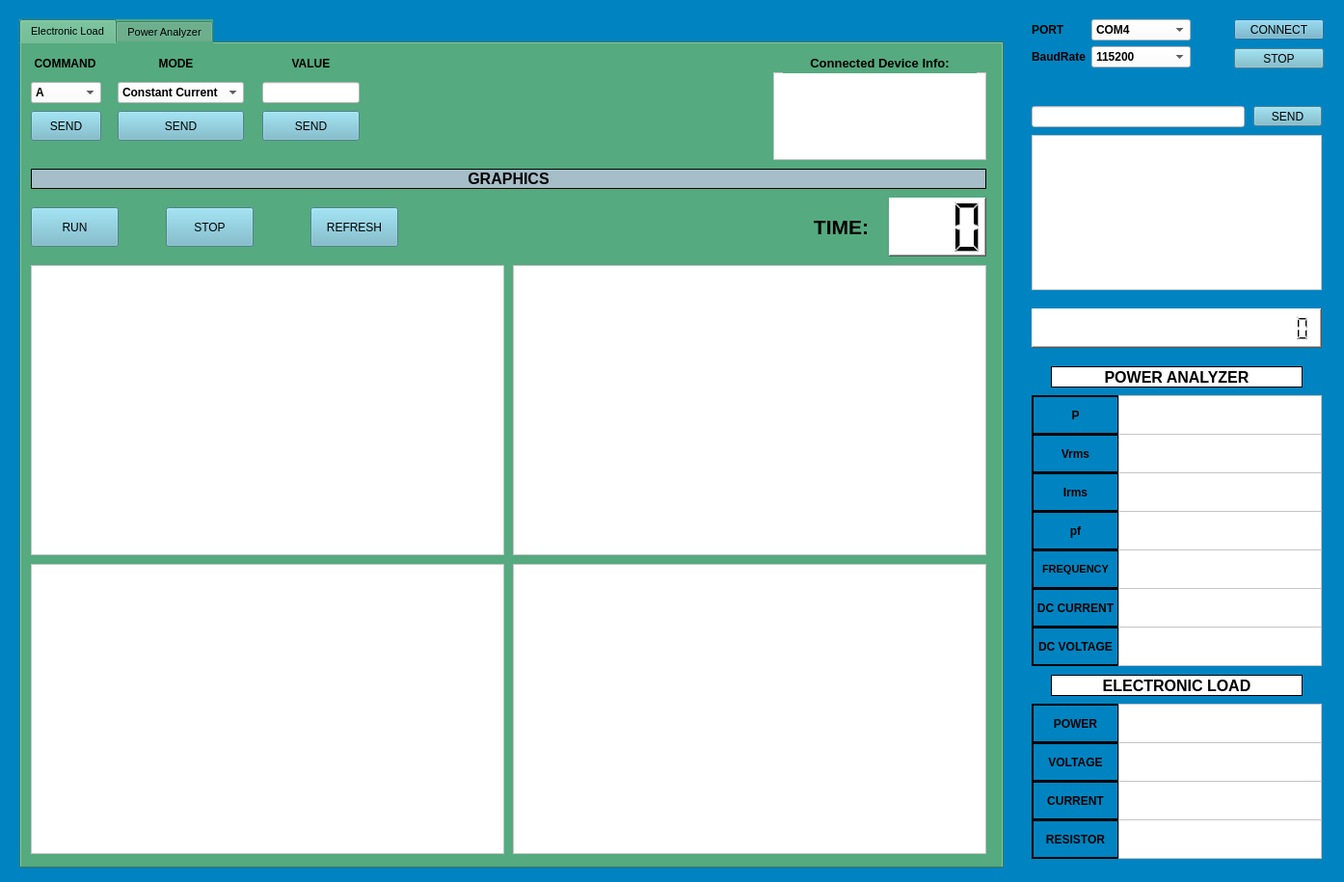
<?xml version="1.0" encoding="UTF-8"?>
<ui version="4.0">
 <class>ELECTRONICLOAD</class>
 <widget class="QDialog" name="ELECTRONICLOAD">
  <property name="geometry">
   <rect>
    <x>0</x>
    <y>0</y>
    <width>1394</width>
    <height>915</height>
   </rect>
  </property>
  <property name="windowTitle">
   <string>ELECTRONIC LOAD</string>
  </property>
  <property name="styleSheet">
   <string notr="true">background-color: rgb(0, 132, 193);</string>
  </property>
  <property name="sizeGripEnabled">
   <bool>true</bool>
  </property>
  <widget class="QPushButton" name="pushButton">
   <property name="geometry">
    <rect>
     <x>1280</x>
     <y>20</y>
     <width>93</width>
     <height>21</height>
    </rect>
   </property>
   <property name="styleSheet">
    <string notr="true">background-color: rgb(112, 181, 200);</string>
   </property>
   <property name="text">
    <string>CONNECT</string>
   </property>
  </widget>
  <widget class="QPushButton" name="pushButton_2">
   <property name="geometry">
    <rect>
     <x>1280</x>
     <y>50</y>
     <width>93</width>
     <height>21</height>
    </rect>
   </property>
   <property name="styleSheet">
    <string notr="true">background-color: rgb(112, 181, 200);</string>
   </property>
   <property name="text">
    <string>STOP</string>
   </property>
  </widget>
  <widget class="QWidget" name="formLayoutWidget">
   <property name="geometry">
    <rect>
     <x>1070</x>
     <y>20</y>
     <width>165</width>
     <height>72</height>
    </rect>
   </property>
   <layout class="QFormLayout" name="formLayout">
    <item row="0" column="1">
     <widget class="QComboBox" name="comboBox">
      <property name="font">
       <font>
        <weight>75</weight>
        <bold>true</bold>
       </font>
      </property>
      <property name="styleSheet">
       <string notr="true">background-color: rgb(255, 255, 255);</string>
      </property>
      <item>
       <property name="text">
        <string>COM4</string>
       </property>
      </item>
      <item>
       <property name="text">
        <string>COM5</string>
       </property>
      </item>
      <item>
       <property name="text">
        <string>COM6</string>
       </property>
      </item>
      <item>
       <property name="text">
        <string>COM7</string>
       </property>
      </item>
     </widget>
    </item>
    <item row="1" column="0">
     <widget class="QLabel" name="label">
      <property name="font">
       <font>
        <pointsize>9</pointsize>
        <weight>75</weight>
        <bold>true</bold>
       </font>
      </property>
      <property name="text">
       <string>BaudRate</string>
      </property>
     </widget>
    </item>
    <item row="1" column="1">
     <widget class="QComboBox" name="comboBox_2">
      <property name="font">
       <font>
        <weight>75</weight>
        <bold>true</bold>
       </font>
      </property>
      <property name="styleSheet">
       <string notr="true">background-color: rgb(255, 255, 255);</string>
      </property>
      <item>
       <property name="text">
        <string>115200</string>
       </property>
      </item>
      <item>
       <property name="text">
        <string>57600</string>
       </property>
      </item>
      <item>
       <property name="text">
        <string>38400</string>
       </property>
      </item>
      <item>
       <property name="text">
        <string>19200</string>
       </property>
      </item>
      <item>
       <property name="text">
        <string>9600</string>
       </property>
      </item>
      <item>
       <property name="text">
        <string>1200</string>
       </property>
      </item>
     </widget>
    </item>
    <item row="0" column="0">
     <widget class="QLabel" name="label_2">
      <property name="font">
       <font>
        <pointsize>9</pointsize>
        <weight>75</weight>
        <bold>true</bold>
       </font>
      </property>
      <property name="styleSheet">
       <string notr="true"/>
      </property>
      <property name="text">
       <string>PORT</string>
      </property>
     </widget>
    </item>
   </layout>
  </widget>
  <widget class="QTextBrowser" name="textBrowser">
   <property name="geometry">
    <rect>
     <x>1070</x>
     <y>140</y>
     <width>301</width>
     <height>161</height>
    </rect>
   </property>
   <property name="styleSheet">
    <string notr="true">background-color: rgb(255, 255, 255);</string>
   </property>
  </widget>
  <widget class="QLineEdit" name="lineEdit">
   <property name="geometry">
    <rect>
     <x>1070</x>
     <y>110</y>
     <width>221</width>
     <height>22</height>
    </rect>
   </property>
   <property name="styleSheet">
    <string notr="true">background-color: rgb(255, 255, 255);</string>
   </property>
  </widget>
  <widget class="QPushButton" name="pushButton_3">
   <property name="geometry">
    <rect>
     <x>1300</x>
     <y>110</y>
     <width>71</width>
     <height>21</height>
    </rect>
   </property>
   <property name="styleSheet">
    <string notr="true">background-color: rgb(112, 181, 200);</string>
   </property>
   <property name="text">
    <string>SEND</string>
   </property>
  </widget>
  <widget class="QLabel" name="label_15">
   <property name="geometry">
    <rect>
     <x>1070</x>
     <y>610</y>
     <width>91</width>
     <height>41</height>
    </rect>
   </property>
   <property name="font">
    <font>
     <weight>75</weight>
     <bold>true</bold>
    </font>
   </property>
   <property name="frameShape">
    <enum>QFrame::WinPanel</enum>
   </property>
   <property name="text">
    <string>DC CURRENT</string>
   </property>
   <property name="alignment">
    <set>Qt::AlignCenter</set>
   </property>
  </widget>
  <widget class="QLabel" name="label_16">
   <property name="geometry">
    <rect>
     <x>1070</x>
     <y>650</y>
     <width>91</width>
     <height>41</height>
    </rect>
   </property>
   <property name="font">
    <font>
     <weight>75</weight>
     <bold>true</bold>
    </font>
   </property>
   <property name="frameShape">
    <enum>QFrame::WinPanel</enum>
   </property>
   <property name="text">
    <string>DC VOLTAGE</string>
   </property>
   <property name="alignment">
    <set>Qt::AlignCenter</set>
   </property>
  </widget>
  <widget class="QLabel" name="label_18">
   <property name="geometry">
    <rect>
     <x>1090</x>
     <y>380</y>
     <width>261</width>
     <height>22</height>
    </rect>
   </property>
   <property name="font">
    <font>
     <pointsize>12</pointsize>
     <weight>75</weight>
     <bold>true</bold>
    </font>
   </property>
   <property name="styleSheet">
    <string notr="true">background-color: rgb(255, 255, 255);</string>
   </property>
   <property name="frameShape">
    <enum>QFrame::Box</enum>
   </property>
   <property name="text">
    <string>POWER ANALYZER</string>
   </property>
   <property name="alignment">
    <set>Qt::AlignCenter</set>
   </property>
  </widget>
  <widget class="QLabel" name="label_22">
   <property name="geometry">
    <rect>
     <x>1070</x>
     <y>410</y>
     <width>91</width>
     <height>41</height>
    </rect>
   </property>
   <property name="font">
    <font>
     <pointsize>9</pointsize>
     <weight>75</weight>
     <bold>true</bold>
    </font>
   </property>
   <property name="frameShape">
    <enum>QFrame::WinPanel</enum>
   </property>
   <property name="text">
    <string>P</string>
   </property>
   <property name="alignment">
    <set>Qt::AlignCenter</set>
   </property>
  </widget>
  <widget class="QLabel" name="label_23">
   <property name="geometry">
    <rect>
     <x>1070</x>
     <y>450</y>
     <width>91</width>
     <height>41</height>
    </rect>
   </property>
   <property name="font">
    <font>
     <pointsize>9</pointsize>
     <weight>75</weight>
     <bold>true</bold>
    </font>
   </property>
   <property name="frameShape">
    <enum>QFrame::WinPanel</enum>
   </property>
   <property name="text">
    <string>Vrms</string>
   </property>
   <property name="alignment">
    <set>Qt::AlignCenter</set>
   </property>
  </widget>
  <widget class="QLabel" name="label_24">
   <property name="geometry">
    <rect>
     <x>1070</x>
     <y>490</y>
     <width>91</width>
     <height>41</height>
    </rect>
   </property>
   <property name="font">
    <font>
     <pointsize>9</pointsize>
     <weight>75</weight>
     <bold>true</bold>
    </font>
   </property>
   <property name="frameShape">
    <enum>QFrame::WinPanel</enum>
   </property>
   <property name="text">
    <string>Irms</string>
   </property>
   <property name="alignment">
    <set>Qt::AlignCenter</set>
   </property>
  </widget>
  <widget class="QLabel" name="label_25">
   <property name="geometry">
    <rect>
     <x>1070</x>
     <y>530</y>
     <width>91</width>
     <height>41</height>
    </rect>
   </property>
   <property name="font">
    <font>
     <pointsize>9</pointsize>
     <weight>75</weight>
     <bold>true</bold>
    </font>
   </property>
   <property name="frameShape">
    <enum>QFrame::WinPanel</enum>
   </property>
   <property name="text">
    <string>pf</string>
   </property>
   <property name="alignment">
    <set>Qt::AlignCenter</set>
   </property>
  </widget>
  <widget class="QLabel" name="label_26">
   <property name="geometry">
    <rect>
     <x>1070</x>
     <y>570</y>
     <width>91</width>
     <height>41</height>
    </rect>
   </property>
   <property name="font">
    <font>
     <pointsize>8</pointsize>
     <weight>75</weight>
     <bold>true</bold>
    </font>
   </property>
   <property name="frameShape">
    <enum>QFrame::WinPanel</enum>
   </property>
   <property name="text">
    <string>FREQUENCY</string>
   </property>
   <property name="alignment">
    <set>Qt::AlignCenter</set>
   </property>
  </widget>
  <widget class="QLabel" name="label_17">
   <property name="geometry">
    <rect>
     <x>1070</x>
     <y>730</y>
     <width>91</width>
     <height>41</height>
    </rect>
   </property>
   <property name="font">
    <font>
     <pointsize>9</pointsize>
     <weight>75</weight>
     <bold>true</bold>
    </font>
   </property>
   <property name="frameShape">
    <enum>QFrame::WinPanel</enum>
   </property>
   <property name="text">
    <string>POWER</string>
   </property>
   <property name="alignment">
    <set>Qt::AlignCenter</set>
   </property>
  </widget>
  <widget class="QLabel" name="label_20">
   <property name="geometry">
    <rect>
     <x>1070</x>
     <y>770</y>
     <width>91</width>
     <height>41</height>
    </rect>
   </property>
   <property name="font">
    <font>
     <pointsize>9</pointsize>
     <weight>75</weight>
     <bold>true</bold>
    </font>
   </property>
   <property name="frameShape">
    <enum>QFrame::WinPanel</enum>
   </property>
   <property name="text">
    <string>VOLTAGE</string>
   </property>
   <property name="alignment">
    <set>Qt::AlignCenter</set>
   </property>
  </widget>
  <widget class="QLabel" name="label_21">
   <property name="geometry">
    <rect>
     <x>1090</x>
     <y>700</y>
     <width>261</width>
     <height>22</height>
    </rect>
   </property>
   <property name="font">
    <font>
     <pointsize>12</pointsize>
     <weight>75</weight>
     <bold>true</bold>
    </font>
   </property>
   <property name="styleSheet">
    <string notr="true">background-color: rgb(255, 255, 255);</string>
   </property>
   <property name="frameShape">
    <enum>QFrame::Box</enum>
   </property>
   <property name="text">
    <string>ELECTRONIC LOAD</string>
   </property>
   <property name="alignment">
    <set>Qt::AlignCenter</set>
   </property>
  </widget>
  <widget class="QTabWidget" name="tab1_load">
   <property name="geometry">
    <rect>
     <x>20</x>
     <y>20</y>
     <width>1021</width>
     <height>881</height>
    </rect>
   </property>
   <property name="font">
    <font>
     <pointsize>8</pointsize>
    </font>
   </property>
   <property name="styleSheet">
    <string notr="true">background-color: rgb(85, 170, 127);</string>
   </property>
   <property name="currentIndex">
    <number>0</number>
   </property>
   <widget class="QWidget" name="tab">
    <attribute name="title">
     <string>Electronic Load</string>
    </attribute>
    <widget class="QPushButton" name="pushButton_4">
     <property name="geometry">
      <rect>
       <x>10</x>
       <y>70</y>
       <width>73</width>
       <height>31</height>
      </rect>
     </property>
     <property name="styleSheet">
      <string notr="true">background-color: rgb(112, 181, 200);</string>
     </property>
     <property name="text">
      <string>SEND</string>
     </property>
    </widget>
    <widget class="QComboBox" name="comboBox_3">
     <property name="geometry">
      <rect>
       <x>10</x>
       <y>40</y>
       <width>73</width>
       <height>22</height>
      </rect>
     </property>
     <property name="font">
      <font>
       <weight>75</weight>
       <bold>true</bold>
      </font>
     </property>
     <property name="styleSheet">
      <string notr="true">background-color: rgb(255, 255, 255);</string>
     </property>
     <item>
      <property name="text">
       <string>A</string>
      </property>
     </item>
     <item>
      <property name="text">
       <string>B</string>
      </property>
     </item>
     <item>
      <property name="text">
       <string>C</string>
      </property>
     </item>
    </widget>
    <widget class="QLabel" name="label_3">
     <property name="geometry">
      <rect>
       <x>0</x>
       <y>10</y>
       <width>91</width>
       <height>22</height>
      </rect>
     </property>
     <property name="font">
      <font>
       <pointsize>9</pointsize>
       <weight>75</weight>
       <bold>true</bold>
      </font>
     </property>
     <property name="text">
      <string>COMMAND</string>
     </property>
     <property name="alignment">
      <set>Qt::AlignCenter</set>
     </property>
    </widget>
    <widget class="QComboBox" name="comboBox_4">
     <property name="geometry">
      <rect>
       <x>100</x>
       <y>40</y>
       <width>131</width>
       <height>22</height>
      </rect>
     </property>
     <property name="font">
      <font>
       <weight>75</weight>
       <bold>true</bold>
      </font>
     </property>
     <property name="styleSheet">
      <string notr="true">background-color: rgb(255, 255, 255);</string>
     </property>
     <item>
      <property name="text">
       <string>Constant Current</string>
      </property>
     </item>
     <item>
      <property name="text">
       <string>Constant Voltage</string>
      </property>
     </item>
     <item>
      <property name="text">
       <string>Constant Power</string>
      </property>
     </item>
     <item>
      <property name="text">
       <string>Constant Resistor</string>
      </property>
     </item>
    </widget>
    <widget class="QLabel" name="label_4">
     <property name="geometry">
      <rect>
       <x>100</x>
       <y>10</y>
       <width>121</width>
       <height>22</height>
      </rect>
     </property>
     <property name="font">
      <font>
       <pointsize>9</pointsize>
       <weight>75</weight>
       <bold>true</bold>
      </font>
     </property>
     <property name="text">
      <string>MODE</string>
     </property>
     <property name="alignment">
      <set>Qt::AlignCenter</set>
     </property>
    </widget>
    <widget class="QLineEdit" name="lineEdit_2">
     <property name="geometry">
      <rect>
       <x>250</x>
       <y>40</y>
       <width>101</width>
       <height>22</height>
      </rect>
     </property>
     <property name="styleSheet">
      <string notr="true">background-color: rgb(255, 255, 255);</string>
     </property>
     <property name="alignment">
      <set>Qt::AlignCenter</set>
     </property>
    </widget>
    <widget class="QLabel" name="label_7">
     <property name="geometry">
      <rect>
       <x>250</x>
       <y>10</y>
       <width>101</width>
       <height>22</height>
      </rect>
     </property>
     <property name="font">
      <font>
       <pointsize>9</pointsize>
       <weight>75</weight>
       <bold>true</bold>
      </font>
     </property>
     <property name="text">
      <string>VALUE</string>
     </property>
     <property name="alignment">
      <set>Qt::AlignCenter</set>
     </property>
    </widget>
    <widget class="QPushButton" name="pushButton_5">
     <property name="geometry">
      <rect>
       <x>100</x>
       <y>70</y>
       <width>131</width>
       <height>31</height>
      </rect>
     </property>
     <property name="styleSheet">
      <string notr="true">background-color: rgb(112, 181, 200);</string>
     </property>
     <property name="text">
      <string>SEND</string>
     </property>
    </widget>
    <widget class="QPushButton" name="pushButton_6">
     <property name="geometry">
      <rect>
       <x>250</x>
       <y>70</y>
       <width>101</width>
       <height>31</height>
      </rect>
     </property>
     <property name="styleSheet">
      <string notr="true">background-color: rgb(112, 181, 200);</string>
     </property>
     <property name="text">
      <string>SEND</string>
     </property>
    </widget>
    <widget class="QLabel" name="label_32">
     <property name="geometry">
      <rect>
       <x>10</x>
       <y>130</y>
       <width>991</width>
       <height>21</height>
      </rect>
     </property>
     <property name="font">
      <font>
       <pointsize>12</pointsize>
       <weight>75</weight>
       <bold>true</bold>
      </font>
     </property>
     <property name="styleSheet">
      <string notr="true">background-color: rgb(166, 190, 200);</string>
     </property>
     <property name="frameShape">
      <enum>QFrame::Box</enum>
     </property>
     <property name="text">
      <string>GRAPHICS</string>
     </property>
     <property name="alignment">
      <set>Qt::AlignCenter</set>
     </property>
    </widget>
    <widget class="QPushButton" name="pushButton_10">
     <property name="geometry">
      <rect>
       <x>10</x>
       <y>170</y>
       <width>91</width>
       <height>41</height>
      </rect>
     </property>
     <property name="styleSheet">
      <string notr="true">background-color: rgb(112, 181, 200);</string>
     </property>
     <property name="text">
      <string>RUN</string>
     </property>
    </widget>
    <widget class="QPushButton" name="pushButton_11">
     <property name="geometry">
      <rect>
       <x>150</x>
       <y>170</y>
       <width>91</width>
       <height>41</height>
      </rect>
     </property>
     <property name="styleSheet">
      <string notr="true">background-color: rgb(112, 181, 200);</string>
     </property>
     <property name="text">
      <string>STOP</string>
     </property>
    </widget>
    <widget class="QPushButton" name="pushButton_12">
     <property name="geometry">
      <rect>
       <x>300</x>
       <y>170</y>
       <width>91</width>
       <height>41</height>
      </rect>
     </property>
     <property name="styleSheet">
      <string notr="true">background-color: rgb(112, 181, 200);</string>
     </property>
     <property name="text">
      <string>REFRESH</string>
     </property>
    </widget>
    <widget class="QTextBrowser" name="textBrowser_2">
     <property name="geometry">
      <rect>
       <x>780</x>
       <y>30</y>
       <width>221</width>
       <height>91</height>
      </rect>
     </property>
     <property name="styleSheet">
      <string notr="true">background-color: rgb(255, 255, 255);</string>
     </property>
     <property name="html">
      <string>&lt;!DOCTYPE HTML PUBLIC &quot;-//W3C//DTD HTML 4.0//EN&quot; &quot;http://www.w3.org/TR/REC-html40/strict.dtd&quot;&gt;
&lt;html&gt;&lt;head&gt;&lt;meta name=&quot;qrichtext&quot; content=&quot;1&quot; /&gt;&lt;style type=&quot;text/css&quot;&gt;
p, li { white-space: pre-wrap; }
&lt;/style&gt;&lt;/head&gt;&lt;body style=&quot; font-family:'MS Shell Dlg 2'; font-size:7.8pt; font-weight:400; font-style:normal;&quot;&gt;
&lt;p style=&quot;-qt-paragraph-type:empty; margin-top:0px; margin-bottom:0px; margin-left:0px; margin-right:0px; -qt-block-indent:0; text-indent:0px;&quot;&gt;&lt;br /&gt;&lt;/p&gt;&lt;/body&gt;&lt;/html&gt;</string>
     </property>
    </widget>
    <widget class="QLabel" name="label_8">
     <property name="geometry">
      <rect>
       <x>790</x>
       <y>10</y>
       <width>201</width>
       <height>21</height>
      </rect>
     </property>
     <property name="font">
      <font>
       <pointsize>10</pointsize>
       <weight>75</weight>
       <bold>true</bold>
      </font>
     </property>
     <property name="text">
      <string>Connected Device Info:</string>
     </property>
     <property name="alignment">
      <set>Qt::AlignCenter</set>
     </property>
    </widget>
    <widget class="PlotWidget" name="graphicsView">
     <property name="geometry">
      <rect>
       <x>10</x>
       <y>230</y>
       <width>491</width>
       <height>301</height>
      </rect>
     </property>
     <property name="styleSheet">
      <string notr="true">background-color: rgb(255, 255, 255);</string>
     </property>
    </widget>
    <widget class="QLabel" name="label_9">
     <property name="geometry">
      <rect>
       <x>810</x>
       <y>170</y>
       <width>81</width>
       <height>41</height>
      </rect>
     </property>
     <property name="font">
      <font>
       <pointsize>16</pointsize>
       <weight>75</weight>
       <bold>true</bold>
      </font>
     </property>
     <property name="text">
      <string>TIME:</string>
     </property>
     <property name="alignment">
      <set>Qt::AlignCenter</set>
     </property>
    </widget>
    <widget class="QLCDNumber" name="lcdNumber_2">
     <property name="geometry">
      <rect>
       <x>900</x>
       <y>160</y>
       <width>101</width>
       <height>61</height>
      </rect>
     </property>
     <property name="font">
      <font>
       <pointsize>13</pointsize>
      </font>
     </property>
     <property name="layoutDirection">
      <enum>Qt::LeftToRight</enum>
     </property>
     <property name="styleSheet">
      <string notr="true">background-color: rgb(255, 255, 255);</string>
     </property>
     <property name="frameShape">
      <enum>QFrame::WinPanel</enum>
     </property>
     <property name="smallDecimalPoint">
      <bool>false</bool>
     </property>
     <property name="digitCount">
      <number>3</number>
     </property>
    </widget>
    <widget class="PlotWidget" name="graphicsView_2">
     <property name="geometry">
      <rect>
       <x>10</x>
       <y>540</y>
       <width>491</width>
       <height>301</height>
      </rect>
     </property>
     <property name="styleSheet">
      <string notr="true">background-color: rgb(255, 255, 255);</string>
     </property>
    </widget>
    <widget class="PlotWidget" name="graphicsView_3">
     <property name="geometry">
      <rect>
       <x>510</x>
       <y>230</y>
       <width>491</width>
       <height>301</height>
      </rect>
     </property>
     <property name="styleSheet">
      <string notr="true">background-color: rgb(255, 255, 255);</string>
     </property>
    </widget>
    <widget class="PlotWidget" name="graphicsView_4">
     <property name="geometry">
      <rect>
       <x>510</x>
       <y>540</y>
       <width>491</width>
       <height>301</height>
      </rect>
     </property>
     <property name="styleSheet">
      <string notr="true">background-color: rgb(255, 255, 255);</string>
     </property>
    </widget>
   </widget>
   <widget class="QWidget" name="tab_2">
    <attribute name="title">
     <string>Power Analyzer</string>
    </attribute>
   </widget>
  </widget>
  <widget class="QLabel" name="label_19">
   <property name="geometry">
    <rect>
     <x>1070</x>
     <y>810</y>
     <width>91</width>
     <height>41</height>
    </rect>
   </property>
   <property name="font">
    <font>
     <pointsize>9</pointsize>
     <weight>75</weight>
     <bold>true</bold>
    </font>
   </property>
   <property name="frameShape">
    <enum>QFrame::WinPanel</enum>
   </property>
   <property name="text">
    <string>CURRENT</string>
   </property>
   <property name="alignment">
    <set>Qt::AlignCenter</set>
   </property>
  </widget>
  <widget class="QLabel" name="label_27">
   <property name="geometry">
    <rect>
     <x>1070</x>
     <y>850</y>
     <width>91</width>
     <height>41</height>
    </rect>
   </property>
   <property name="font">
    <font>
     <pointsize>9</pointsize>
     <weight>75</weight>
     <bold>true</bold>
    </font>
   </property>
   <property name="frameShape">
    <enum>QFrame::WinPanel</enum>
   </property>
   <property name="text">
    <string>RESISTOR</string>
   </property>
   <property name="alignment">
    <set>Qt::AlignCenter</set>
   </property>
  </widget>
  <widget class="QLCDNumber" name="lcdNumber">
   <property name="geometry">
    <rect>
     <x>1070</x>
     <y>320</y>
     <width>301</width>
     <height>41</height>
    </rect>
   </property>
   <property name="font">
    <font>
     <pointsize>9</pointsize>
     <weight>75</weight>
     <bold>true</bold>
    </font>
   </property>
   <property name="styleSheet">
    <string notr="true">background-color: rgb(255, 255, 255);</string>
   </property>
   <property name="frameShape">
    <enum>QFrame::WinPanel</enum>
   </property>
   <property name="frameShadow">
    <enum>QFrame::Raised</enum>
   </property>
   <property name="digitCount">
    <number>21</number>
   </property>
  </widget>
  <widget class="QTextBrowser" name="textBrowser_3">
   <property name="geometry">
    <rect>
     <x>1160</x>
     <y>410</y>
     <width>211</width>
     <height>41</height>
    </rect>
   </property>
   <property name="styleSheet">
    <string notr="true">background-color: rgb(255, 255, 255);</string>
   </property>
  </widget>
  <widget class="QTextBrowser" name="textBrowser_4">
   <property name="geometry">
    <rect>
     <x>1160</x>
     <y>450</y>
     <width>211</width>
     <height>41</height>
    </rect>
   </property>
   <property name="styleSheet">
    <string notr="true">background-color: rgb(255, 255, 255);</string>
   </property>
  </widget>
  <widget class="QTextBrowser" name="textBrowser_5">
   <property name="geometry">
    <rect>
     <x>1160</x>
     <y>490</y>
     <width>211</width>
     <height>41</height>
    </rect>
   </property>
   <property name="styleSheet">
    <string notr="true">background-color: rgb(255, 255, 255);</string>
   </property>
  </widget>
  <widget class="QTextBrowser" name="textBrowser_6">
   <property name="geometry">
    <rect>
     <x>1160</x>
     <y>530</y>
     <width>211</width>
     <height>41</height>
    </rect>
   </property>
   <property name="styleSheet">
    <string notr="true">background-color: rgb(255, 255, 255);</string>
   </property>
  </widget>
  <widget class="QTextBrowser" name="textBrowser_7">
   <property name="geometry">
    <rect>
     <x>1160</x>
     <y>570</y>
     <width>211</width>
     <height>41</height>
    </rect>
   </property>
   <property name="styleSheet">
    <string notr="true">background-color: rgb(255, 255, 255);</string>
   </property>
  </widget>
  <widget class="QTextBrowser" name="textBrowser_8">
   <property name="geometry">
    <rect>
     <x>1160</x>
     <y>610</y>
     <width>211</width>
     <height>41</height>
    </rect>
   </property>
   <property name="styleSheet">
    <string notr="true">background-color: rgb(255, 255, 255);</string>
   </property>
  </widget>
  <widget class="QTextBrowser" name="textBrowser_9">
   <property name="geometry">
    <rect>
     <x>1160</x>
     <y>650</y>
     <width>211</width>
     <height>41</height>
    </rect>
   </property>
   <property name="styleSheet">
    <string notr="true">background-color: rgb(255, 255, 255);</string>
   </property>
  </widget>
  <widget class="QTextBrowser" name="textBrowser_10">
   <property name="geometry">
    <rect>
     <x>1160</x>
     <y>730</y>
     <width>211</width>
     <height>41</height>
    </rect>
   </property>
   <property name="styleSheet">
    <string notr="true">background-color: rgb(255, 255, 255);</string>
   </property>
  </widget>
  <widget class="QTextBrowser" name="textBrowser_11">
   <property name="geometry">
    <rect>
     <x>1160</x>
     <y>770</y>
     <width>211</width>
     <height>41</height>
    </rect>
   </property>
   <property name="styleSheet">
    <string notr="true">background-color: rgb(255, 255, 255);</string>
   </property>
  </widget>
  <widget class="QTextBrowser" name="textBrowser_12">
   <property name="geometry">
    <rect>
     <x>1160</x>
     <y>810</y>
     <width>211</width>
     <height>41</height>
    </rect>
   </property>
   <property name="styleSheet">
    <string notr="true">background-color: rgb(255, 255, 255);</string>
   </property>
  </widget>
  <widget class="QTextBrowser" name="textBrowser_13">
   <property name="geometry">
    <rect>
     <x>1160</x>
     <y>850</y>
     <width>211</width>
     <height>41</height>
    </rect>
   </property>
   <property name="styleSheet">
    <string notr="true">background-color: rgb(255, 255, 255);</string>
   </property>
  </widget>
  <widget class="QLabel" name="label_10">
   <property name="geometry">
    <rect>
     <x>1140</x>
     <y>80</y>
     <width>191</width>
     <height>16</height>
    </rect>
   </property>
   <property name="font">
    <font>
     <pointsize>9</pointsize>
     <weight>75</weight>
     <bold>true</bold>
    </font>
   </property>
   <property name="text">
    <string/>
   </property>
   <property name="alignment">
    <set>Qt::AlignCenter</set>
   </property>
  </widget>
  <zorder>tab1_load</zorder>
  <zorder>pushButton</zorder>
  <zorder>pushButton_2</zorder>
  <zorder>formLayoutWidget</zorder>
  <zorder>textBrowser</zorder>
  <zorder>lineEdit</zorder>
  <zorder>pushButton_3</zorder>
  <zorder>label_15</zorder>
  <zorder>label_16</zorder>
  <zorder>label_18</zorder>
  <zorder>label_22</zorder>
  <zorder>label_23</zorder>
  <zorder>label_24</zorder>
  <zorder>label_25</zorder>
  <zorder>label_26</zorder>
  <zorder>label_17</zorder>
  <zorder>label_20</zorder>
  <zorder>label_21</zorder>
  <zorder>label_19</zorder>
  <zorder>label_27</zorder>
  <zorder>lcdNumber</zorder>
  <zorder>textBrowser_3</zorder>
  <zorder>textBrowser_4</zorder>
  <zorder>textBrowser_5</zorder>
  <zorder>textBrowser_6</zorder>
  <zorder>textBrowser_7</zorder>
  <zorder>textBrowser_8</zorder>
  <zorder>textBrowser_9</zorder>
  <zorder>textBrowser_10</zorder>
  <zorder>textBrowser_11</zorder>
  <zorder>textBrowser_12</zorder>
  <zorder>textBrowser_13</zorder>
  <zorder>label_10</zorder>
 </widget>
 <customwidgets>
  <customwidget>
   <class>PlotWidget</class>
   <extends>QGraphicsView</extends>
   <header location="global">pyqtgraph</header>
  </customwidget>
 </customwidgets>
 <resources/>
 <connections/>
</ui>
